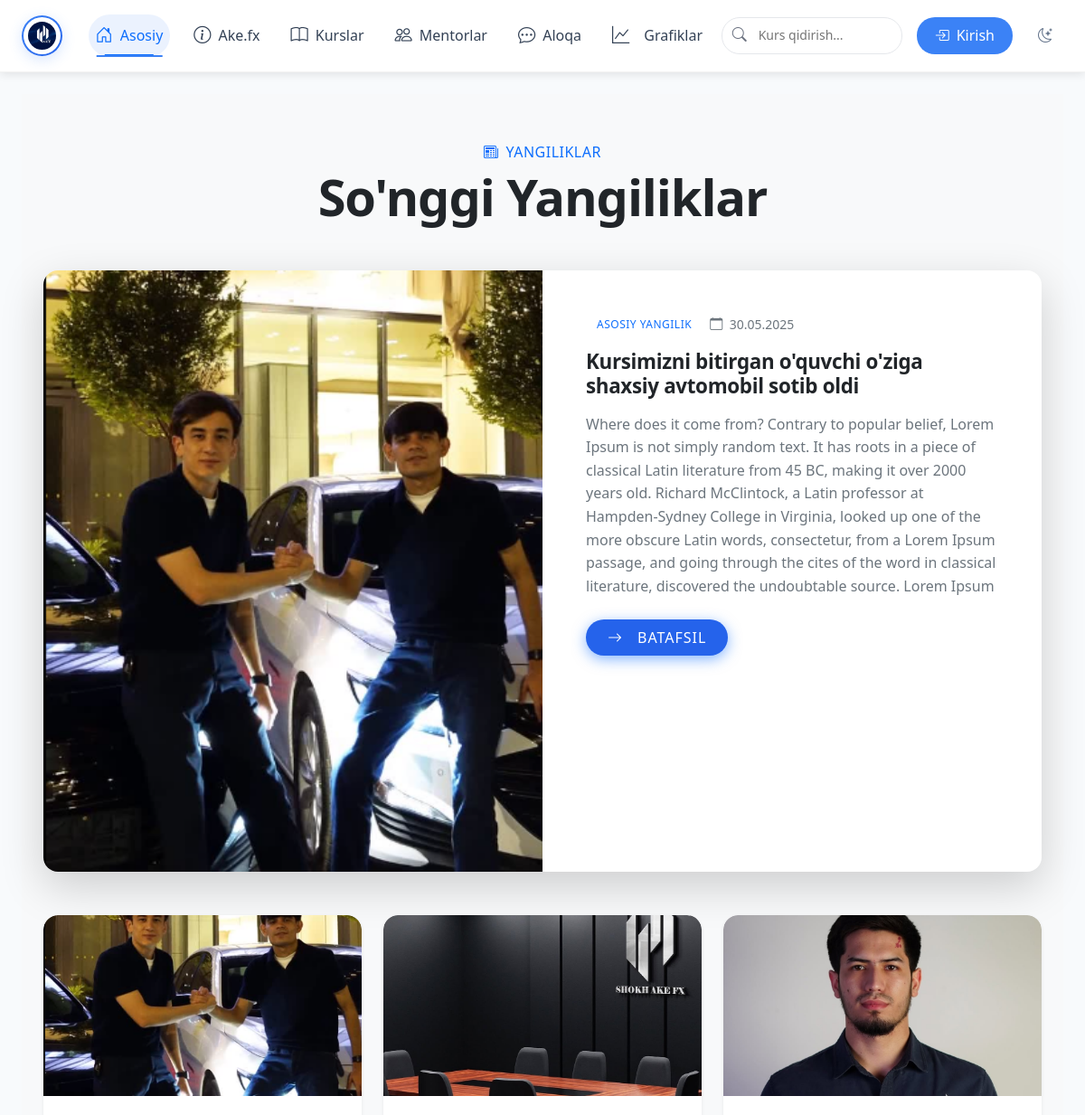
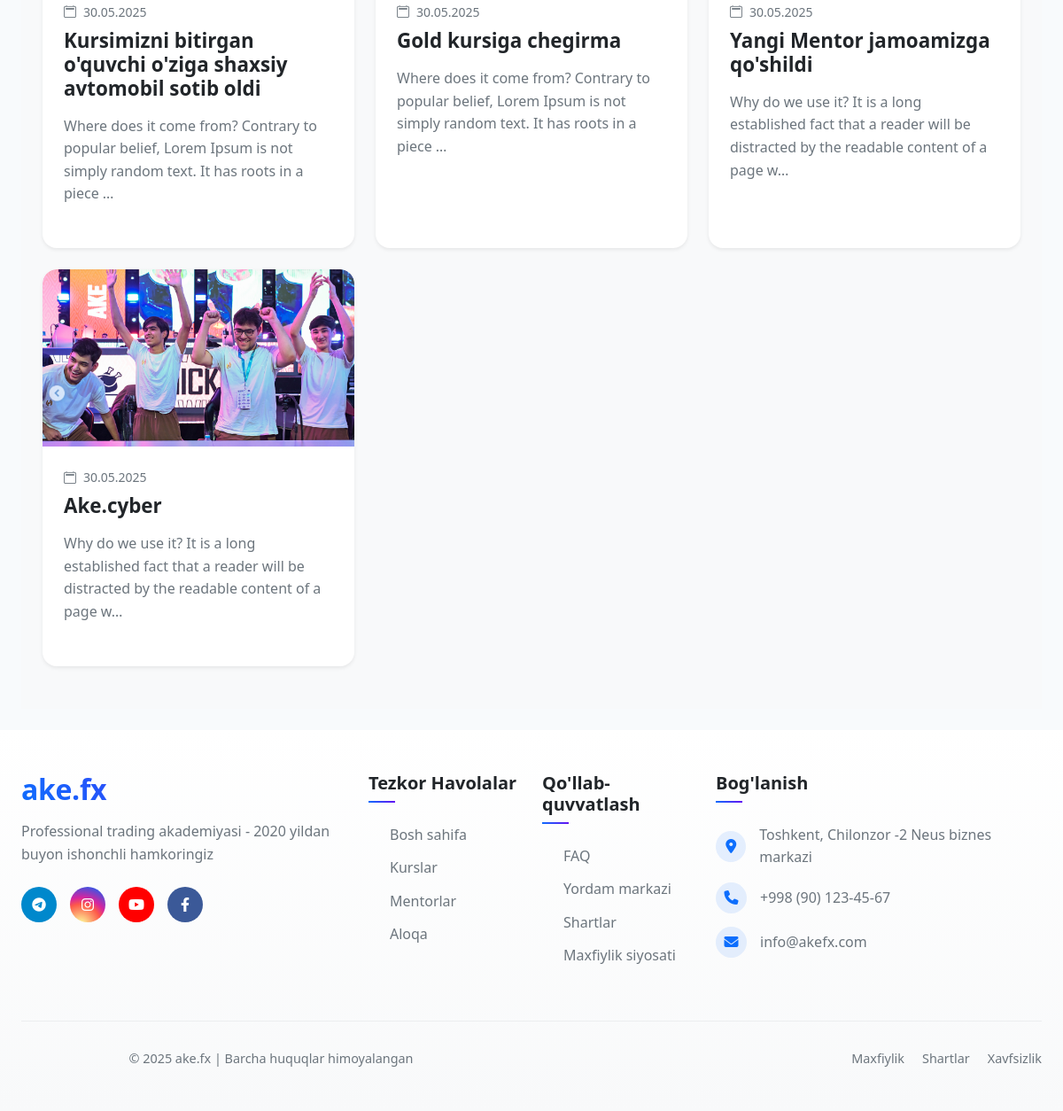
Page /news/ on the committed database (2 pictures, top to bottom).
### main/models.py (models this page shows, shortened)
class News(models.Model):
    title = models.CharField(max_length=200, verbose_name="Yangilik sarlavhasi")
    short_text = models.TextField(verbose_name="Qisqa matn")
    content = models.TextField(verbose_name="To'liq matn")
    image = models.ImageField(upload_to='news/', verbose_name="Rasm")
    created_at = models.DateTimeField(auto_now_add=True)
    class Meta:
        verbose_name = "Yangilik"
        verbose_name_plural = "Yangiliklar"
        ordering = ['-created_at']

### main/views.py (the view)
# urls.py: path('news/', views.news_list, name='news_list'),
def news_list(request):
    news_list = News.objects.order_by('-created_at')
    context = {
        'news_list': news_list,
        'latest_news': news_list.first() if news_list.exists() else None,
    }
    return render(request, 'news/news_list.html', context)

### main/templates/news/news_list.html (shortened to what this page needs)
{% extends 'base.html' %}
{% load static %}
{% block content %}
<section class="news-hero py-5 bg-light">
    <div class="container">
        <div class="text-center mb-5">
            <span class="badge bg-primary-soft text-primary px-3 py-2 rounded-pill fs-6">
                <i class="bi bi-newspaper me-2"></i>Yangiliklar
            </span>
            <h1 class="display-4 fw-bold mb-4">So'nggi Yangiliklar</h1>
        </div>
        {% if latest_news %}
        <div class="featured-news mb-5">
            <div class="card border-0 shadow-lg rounded-4 overflow-hidden hover-lift">
                <div class="row g-0">
                    <div class="col-lg-6">
                        {% if latest_news.image %}
                        <img src="{{ latest_news.image.url }}"
                             class="w-100 h-100 object-fit-cover"
                             alt="{{ latest_news.title }}"
                             style="min-height: 400px;">
                        {% endif %}
                    </div>
                    <div class="col-lg-6">
                        <div class="card-body p-4 p-lg-5">
                            <div class="d-flex align-items-center mb-3">
                                <span class="badge bg-primary-soft text-primary me-2">Asosiy yangilik</span>
                                <span class="text-muted small">
                                    <i class="bi bi-calendar me-1"></i>
                                    {{ latest_news.created_at|date:"d.m.Y" }}
                                </span>
                            </div>
                            <h2 class="card-title fw-bold mb-3">{{ latest_news.title }}</h2>
                            <p class="card-text text-muted mb-4">{{ latest_news.short_text }}</p>
                            <a href="{% url 'news_detail' latest_news.id %}" class="btn btn-primary rounded-pill px-4">
                                <i class="bi bi-arrow-right me-2"></i>Batafsil
                            </a>
                        </div>
                    </div>
                </div>
            </div>
        </div>
        {% endif %}
        <div class="row g-4">
            {% for news in news_list %}
            <div class="col-lg-4 col-md-6">
                <div class="card h-100 border-0 shadow-sm rounded-4 hover-lift">
                    {% if news.image %}
                    <div class="card-img-top position-relative" style="height: 200px;">
                        <img src="{{ news.image.url }}"
                             class="w-100 h-100 object-fit-cover rounded-top-4"
                             alt="{{ news.title }}">
                    </div>
                    {% endif %}
                    <div class="card-body p-4">
                        <div class="d-flex align-items-center text-muted small mb-2">
                            <i class="bi bi-calendar2 me-2"></i>
                            {{ news.created_at|date:"d.m.Y" }}
                        </div>
                        <h5 class="card-title fw-bold mb-3">{{ news.title }}</h5>
                        <p class="card-text text-muted mb-4">{{ news.short_text|truncatechars:120 }}</p>
                    </div>
                </div>
            </div>
            {% empty %}
            <div class="col-12 text-center py-5">
                <i class="bi bi-newspaper display-1 text-muted mb-4"></i>
                <h4>Hozircha yangiliklar mavjud emas</h4>
                <p class="text-muted">Tez orada yangiliklar qo'shiladi</p>
            </div>
            {% endfor %}
        </div>
    </div>
</section>
{% endblock %}

### main/static/css/style.css (style rules this page uses)
:root { --primary: #0d6efd; --primary-dark: #0a58ca; --secondary: #6c757d; --dark: #343a40; --light: #f8f9fa; --success: #198754; --info: #0dcaf0; --warning: #ffc107; --danger: #dc3545; --white: #ffffff; --gray-100: #f8f9fa; --gray-200: #e9ecef; --gray-300: #dee2e6; --gray-400: #ced4da; --gray-500: #adb5bd; --gray-600: #6c757d; --gray-700: #495057; --gray-800: #343a40; --gray-900: #212529; --black: #000; --font-family-base: 'Inter', 'Segoe UI', Roboto, 'Helvetica Neue', Arial, sans-serif; --font-family-heading: 'Poppins', 'Segoe UI', Roboto, 'Helvetica Neue', Arial, sans-serif; --shadow-sm: 0 .125rem .25rem rgba(0, 0, 0, .075); --shadow: 0 .5rem 1rem rgba(0, 0, 0, .15); --shadow-lg: 0 1rem 3rem rgba(0, 0, 0, .175); --transition-base: all 0.3s ease-in-out; --transition-fast: all 0.15s ease-in-out; --transition-slow: all 0.5s ease-in-out; --border-radius-sm: 0.25rem; --border-radius: 0.5rem; --border-radius-lg: 1rem; --border-radius-xl: 2rem; --border-radius-pill: 50rem; --border-radius-circle: 50%; --text-primary: #212529; --text-secondary: #6c757d; --text-muted: #6c757d; --bg-primary: #ffffff; --bg-secondary: #f8f9fa; --border-color: #dee2e6; }
:root { --bg-primary: #ffffff; --bg-secondary: #f8f9fa; --text-primary: #212529; --text-secondary: #6c757d; --border-color: #dee2e6; --card-bg: #ffffff; --navbar-bg: rgba(255, 255, 255, 0.95); --shadow-color: rgba(0, 0, 0, 0.1); }
html { scroll-behavior: smooth; font-size: 16px; }
body { font-family: var(--font-family-base); background-color: var(--white); color: var(--gray-800); margin: 0; padding: 0; line-height: 1.6; overflow-x: hidden; text-rendering: optimizeLegibility; -webkit-font-smoothing: antialiased; -moz-osx-font-smoothing: grayscale; }
h1, h2, h3, h4, h5, h6 { font-family: var(--font-family-heading); font-weight: 700; line-height: 1.2; margin-bottom: 1rem; color: var(--gray-900); }
h1 { font-size: clamp(2.5rem, 5vw, 4rem); letter-spacing: -0.02em; }
h2 { font-size: clamp(2rem, 4vw, 3rem); letter-spacing: -0.015em; }
p { margin-bottom: 1.5rem; }
a { text-decoration: none; color: inherit; transition: var(--transition-base); position: relative; }
.container { max-width: 1320px; margin: 0 auto; padding: 0 1.5rem; width: 100%; }
.btn { display: inline-flex; align-items: center; justify-content: center; padding: 0.75rem 2rem; font-weight: 600; border-radius: var(--border-radius-pill); transition: var(--transition-base); text-transform: uppercase; letter-spacing: 1px; border: none; cursor: pointer; font-size: 1rem; text-decoration: none; gap: 0.5rem; }
.btn-primary { background: var(--primary); color: var(--white); box-shadow: 0 4px 15px rgba(13, 110, 253, 0.5); }
.card { border: none; border-radius: var(--border-radius-lg); overflow: hidden; box-shadow: var(--shadow); transition: var(--transition-base); background: var(--white); height: 100%; position: relative; }
.card-img-top { transition: var(--transition-slow); width: 100%; height: 240px; object-fit: cover; }
.card-body { padding: 2rem; }
.card-title { font-weight: 700; font-size: 1.4rem; margin-bottom: 1rem; }
.card-text { color: var(--gray-600); font-size: 1rem; margin-bottom: 1.5rem; }
.badge { padding: 0.5em 1em; font-weight: 500; letter-spacing: 0.5px; border-radius: var(--border-radius-pill); font-size: 0.75rem; text-transform: uppercase; }
.text-primary { color: var(--primary) !important; }
.text-muted { color: var(--gray-600) !important; }
.bg-light { background-color: var(--light) !important; }
.fw-bold { font-weight: 700 !important; }
.text-center { text-align: center !important; }
.d-flex { display: flex !important; }
.align-items-center { align-items: center !important; }
.w-100 { width: 100% !important; }
.h-100 { height: 100% !important; }
.rounded-pill { border-radius: var(--border-radius-pill) !important; }
.shadow-sm { box-shadow: var(--shadow-sm) !important; }
.shadow-lg { box-shadow: var(--shadow-lg) !important; }
.hover-lift { transition: var(--transition-base) !important; }
.mb-2 { margin-bottom: 0.5rem !important; }
.mb-3 { margin-bottom: 1rem !important; }
.mb-4 { margin-bottom: 1.5rem !important; }
.mb-5 { margin-bottom: 3rem !important; }
.py-2 { padding-top: 0.5rem !important; padding-bottom: 0.5rem !important; }
.py-5 { padding-top: 3rem !important; padding-bottom: 3rem !important; }
.px-3 { padding-left: 1rem !important; padding-right: 1rem !important; }
.px-4 { padding-left: 1.5rem !important; padding-right: 1.5rem !important; }
img { transition: opacity 0.3s ease; }

### rows in the picture
News: image (picture), created_at "30.05.2025", title "Kursimizni bitirgan o'quvchi o'ziga shaxsiy avtomobil sotib oldi", short_text "Where does it come from? Contrary to popular belief, Lorem Ipsum is not simply random text. It has roots in a piece of classical Latin literature from 45 BC, making it over 2000 years old. Richard McClintock, a Latin professor at Hampden-Sydney College in Virginia, looked up one of the more obscure Latin words, consectetur, from a Lorem Ipsum passage, and going through the cites of the word in classical literature, discovered the undoubtable source. Lorem Ipsum", short_text "Where does it come from? Contrary to popular belief, Lorem Ipsum is not simply random text. It has roots in a piece …"
News: image (picture), created_at "30.05.2025", title "Gold kursiga chegirma", short_text "Where does it come from? Contrary to popular belief, Lorem Ipsum is not simply random text. It has roots in a piece …"
News: image (picture), created_at "30.05.2025", title "Yangi Mentor jamoamizga qo'shildi", short_text "Why do we use it? It is a long established fact that a reader will be distracted by the readable content of a page w…"
News: image (picture), created_at "30.05.2025", title "Ake.cyber", short_text "Why do we use it? It is a long established fact that a reader will be distracted by the readable content of a page w…"
